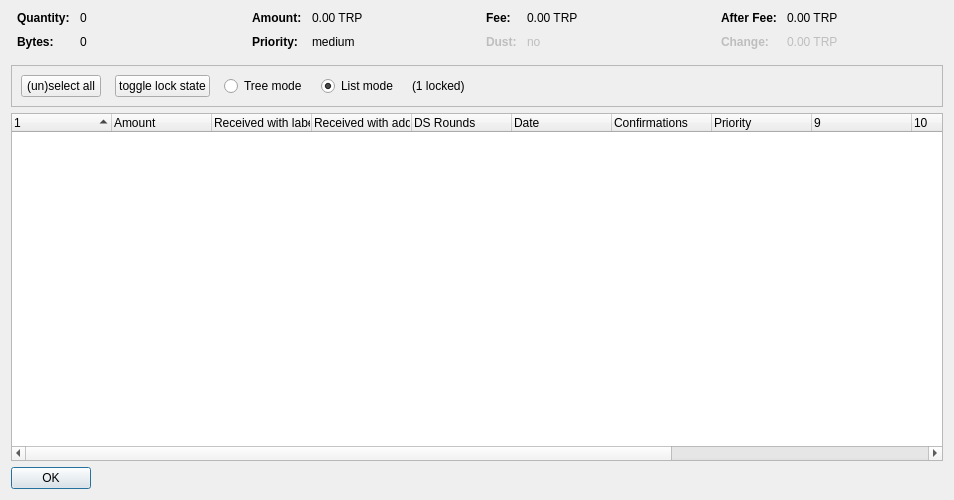
<?xml version="1.0" encoding="UTF-8"?>
<ui version="4.0">
 <class>CoinControlDialog</class>
 <widget class="QDialog" name="CoinControlDialog">
  <property name="geometry">
   <rect>
    <x>0</x>
    <y>0</y>
    <width>954</width>
    <height>500</height>
   </rect>
  </property>
  <property name="windowTitle">
   <string>Coin Selection</string>
  </property>
  <layout class="QVBoxLayout" name="verticalLayout">
   <item>
    <layout class="QHBoxLayout" name="horizontalLayoutTop" stretch="0,0,0,0">
     <property name="topMargin">
      <number>0</number>
     </property>
     <property name="bottomMargin">
      <number>10</number>
     </property>
     <item>
      <layout class="QFormLayout" name="formLayoutCoinControl1">
       <property name="horizontalSpacing">
        <number>10</number>
       </property>
       <property name="verticalSpacing">
        <number>10</number>
       </property>
       <property name="leftMargin">
        <number>6</number>
       </property>
       <property name="rightMargin">
        <number>6</number>
       </property>
       <item row="0" column="0">
        <widget class="QLabel" name="labelCoinControlQuantityText">
         <property name="font">
          <font>
           <weight>75</weight>
           <bold>true</bold>
          </font>
         </property>
         <property name="text">
          <string>Quantity:</string>
         </property>
        </widget>
       </item>
       <item row="0" column="1">
        <widget class="QLabel" name="labelCoinControlQuantity">
         <property name="cursor">
          <cursorShape>IBeamCursor</cursorShape>
         </property>
         <property name="contextMenuPolicy">
          <enum>Qt::ActionsContextMenu</enum>
         </property>
         <property name="text">
          <string notr="true">0</string>
         </property>
         <property name="textInteractionFlags">
          <set>Qt::LinksAccessibleByMouse|Qt::TextSelectableByKeyboard|Qt::TextSelectableByMouse</set>
         </property>
        </widget>
       </item>
       <item row="1" column="0">
        <widget class="QLabel" name="labelCoinControlBytesText">
         <property name="font">
          <font>
           <weight>75</weight>
           <bold>true</bold>
          </font>
         </property>
         <property name="text">
          <string>Bytes:</string>
         </property>
        </widget>
       </item>
       <item row="1" column="1">
        <widget class="QLabel" name="labelCoinControlBytes">
         <property name="cursor">
          <cursorShape>IBeamCursor</cursorShape>
         </property>
         <property name="contextMenuPolicy">
          <enum>Qt::ActionsContextMenu</enum>
         </property>
         <property name="text">
          <string notr="true">0</string>
         </property>
         <property name="textInteractionFlags">
          <set>Qt::LinksAccessibleByMouse|Qt::TextSelectableByKeyboard|Qt::TextSelectableByMouse</set>
         </property>
        </widget>
       </item>
      </layout>
     </item>
     <item>
      <layout class="QFormLayout" name="formLayoutCoinControl2">
       <property name="horizontalSpacing">
        <number>10</number>
       </property>
       <property name="verticalSpacing">
        <number>10</number>
       </property>
       <property name="leftMargin">
        <number>6</number>
       </property>
       <property name="rightMargin">
        <number>6</number>
       </property>
       <item row="0" column="0">
        <widget class="QLabel" name="labelCoinControlAmountText">
         <property name="font">
          <font>
           <weight>75</weight>
           <bold>true</bold>
          </font>
         </property>
         <property name="text">
          <string>Amount:</string>
         </property>
        </widget>
       </item>
       <item row="0" column="1">
        <widget class="QLabel" name="labelCoinControlAmount">
         <property name="cursor">
          <cursorShape>IBeamCursor</cursorShape>
         </property>
         <property name="contextMenuPolicy">
          <enum>Qt::ActionsContextMenu</enum>
         </property>
         <property name="text">
          <string notr="true">0.00 TRP</string>
         </property>
         <property name="textInteractionFlags">
          <set>Qt::LinksAccessibleByMouse|Qt::TextSelectableByKeyboard|Qt::TextSelectableByMouse</set>
         </property>
        </widget>
       </item>
       <item row="1" column="0">
        <widget class="QLabel" name="labelCoinControlPriorityText">
         <property name="font">
          <font>
           <weight>75</weight>
           <bold>true</bold>
          </font>
         </property>
         <property name="text">
          <string>Priority:</string>
         </property>
        </widget>
       </item>
       <item row="1" column="1">
        <widget class="QLabel" name="labelCoinControlPriority">
         <property name="cursor">
          <cursorShape>IBeamCursor</cursorShape>
         </property>
         <property name="contextMenuPolicy">
          <enum>Qt::ActionsContextMenu</enum>
         </property>
         <property name="text">
          <string>medium</string>
         </property>
         <property name="textInteractionFlags">
          <set>Qt::LinksAccessibleByMouse|Qt::TextSelectableByKeyboard|Qt::TextSelectableByMouse</set>
         </property>
        </widget>
       </item>
      </layout>
     </item>
     <item>
      <layout class="QFormLayout" name="formLayoutCoinControl3">
       <property name="horizontalSpacing">
        <number>10</number>
       </property>
       <property name="verticalSpacing">
        <number>10</number>
       </property>
       <property name="leftMargin">
        <number>6</number>
       </property>
       <property name="rightMargin">
        <number>6</number>
       </property>
       <item row="0" column="0">
        <widget class="QLabel" name="labelCoinControlFeeText">
         <property name="font">
          <font>
           <weight>75</weight>
           <bold>true</bold>
          </font>
         </property>
         <property name="text">
          <string>Fee:</string>
         </property>
        </widget>
       </item>
       <item row="0" column="1">
        <widget class="QLabel" name="labelCoinControlFee">
         <property name="cursor">
          <cursorShape>IBeamCursor</cursorShape>
         </property>
         <property name="contextMenuPolicy">
          <enum>Qt::ActionsContextMenu</enum>
         </property>
         <property name="text">
          <string notr="true">0.00 TRP</string>
         </property>
         <property name="textInteractionFlags">
          <set>Qt::LinksAccessibleByMouse|Qt::TextSelectableByKeyboard|Qt::TextSelectableByMouse</set>
         </property>
        </widget>
       </item>
       <item row="1" column="0">
        <widget class="QLabel" name="labelCoinControlLowOutputText">
         <property name="enabled">
          <bool>false</bool>
         </property>
         <property name="font">
          <font>
           <weight>75</weight>
           <bold>true</bold>
          </font>
         </property>
         <property name="text">
          <string>Dust:</string>
         </property>
        </widget>
       </item>
       <item row="1" column="1">
        <widget class="QLabel" name="labelCoinControlLowOutput">
         <property name="enabled">
          <bool>false</bool>
         </property>
         <property name="cursor">
          <cursorShape>IBeamCursor</cursorShape>
         </property>
         <property name="contextMenuPolicy">
          <enum>Qt::ActionsContextMenu</enum>
         </property>
         <property name="text">
          <string>no</string>
         </property>
         <property name="textInteractionFlags">
          <set>Qt::LinksAccessibleByMouse|Qt::TextSelectableByKeyboard|Qt::TextSelectableByMouse</set>
         </property>
        </widget>
       </item>
      </layout>
     </item>
     <item>
      <layout class="QFormLayout" name="formLayoutCoinControl4">
       <property name="horizontalSpacing">
        <number>10</number>
       </property>
       <property name="verticalSpacing">
        <number>10</number>
       </property>
       <property name="leftMargin">
        <number>6</number>
       </property>
       <property name="rightMargin">
        <number>6</number>
       </property>
       <item row="0" column="0">
        <widget class="QLabel" name="labelCoinControlAfterFeeText">
         <property name="font">
          <font>
           <weight>75</weight>
           <bold>true</bold>
          </font>
         </property>
         <property name="text">
          <string>After Fee:</string>
         </property>
        </widget>
       </item>
       <item row="0" column="1">
        <widget class="QLabel" name="labelCoinControlAfterFee">
         <property name="cursor">
          <cursorShape>IBeamCursor</cursorShape>
         </property>
         <property name="contextMenuPolicy">
          <enum>Qt::ActionsContextMenu</enum>
         </property>
         <property name="text">
          <string notr="true">0.00 TRP</string>
         </property>
         <property name="textInteractionFlags">
          <set>Qt::LinksAccessibleByMouse|Qt::TextSelectableByKeyboard|Qt::TextSelectableByMouse</set>
         </property>
        </widget>
       </item>
       <item row="1" column="0">
        <widget class="QLabel" name="labelCoinControlChangeText">
         <property name="enabled">
          <bool>false</bool>
         </property>
         <property name="font">
          <font>
           <weight>75</weight>
           <bold>true</bold>
          </font>
         </property>
         <property name="text">
          <string>Change:</string>
         </property>
        </widget>
       </item>
       <item row="1" column="1">
        <widget class="QLabel" name="labelCoinControlChange">
         <property name="enabled">
          <bool>false</bool>
         </property>
         <property name="cursor">
          <cursorShape>IBeamCursor</cursorShape>
         </property>
         <property name="contextMenuPolicy">
          <enum>Qt::ActionsContextMenu</enum>
         </property>
         <property name="text">
          <string notr="true">0.00 TRP</string>
         </property>
         <property name="textInteractionFlags">
          <set>Qt::LinksAccessibleByMouse|Qt::TextSelectableByKeyboard|Qt::TextSelectableByMouse</set>
         </property>
        </widget>
       </item>
      </layout>
     </item>
    </layout>
   </item>
   <item>
    <widget class="QFrame" name="frame">
     <property name="minimumSize">
      <size>
       <width>0</width>
       <height>40</height>
      </size>
     </property>
     <property name="frameShape">
      <enum>QFrame::StyledPanel</enum>
     </property>
     <property name="frameShadow">
      <enum>QFrame::Sunken</enum>
     </property>
     <layout class="QHBoxLayout" name="horizontalLayout">
      <item>
       <layout class="QHBoxLayout" name="horizontalLayoutPanel" stretch="0,0,0,0,0,0">
        <property name="spacing">
         <number>14</number>
        </property>
        <item>
         <widget class="QPushButton" name="pushButtonSelectAll">
          <property name="sizePolicy">
           <sizepolicy hsizetype="Maximum" vsizetype="Fixed">
            <horstretch>0</horstretch>
            <verstretch>0</verstretch>
           </sizepolicy>
          </property>
          <property name="text">
           <string>(un)select all</string>
          </property>
          <property name="autoDefault">
           <bool>false</bool>
          </property>
         </widget>
        </item>
        <item>
         <widget class="QPushButton" name="pushButtonToggleLock">
          <property name="sizePolicy">
           <sizepolicy hsizetype="Maximum" vsizetype="Fixed">
            <horstretch>0</horstretch>
            <verstretch>0</verstretch>
           </sizepolicy>
          </property>
          <property name="text">
           <string>toggle lock state</string>
          </property>
          <property name="autoDefault">
           <bool>false</bool>
          </property>
         </widget>
        </item>
        <item>
         <widget class="QRadioButton" name="radioTreeMode">
          <property name="sizePolicy">
           <sizepolicy hsizetype="Maximum" vsizetype="Fixed">
            <horstretch>0</horstretch>
            <verstretch>0</verstretch>
           </sizepolicy>
          </property>
          <property name="text">
           <string>Tree mode</string>
          </property>
         </widget>
        </item>
        <item>
         <widget class="QRadioButton" name="radioListMode">
          <property name="sizePolicy">
           <sizepolicy hsizetype="Maximum" vsizetype="Fixed">
            <horstretch>0</horstretch>
            <verstretch>0</verstretch>
           </sizepolicy>
          </property>
          <property name="text">
           <string>List mode</string>
          </property>
          <property name="checked">
           <bool>true</bool>
          </property>
         </widget>
        </item>
        <item>
         <widget class="QLabel" name="labelLocked">
          <property name="text">
           <string>(1 locked)</string>
          </property>
         </widget>
        </item>
        <item>
         <spacer name="horizontalSpacer">
          <property name="orientation">
           <enum>Qt::Horizontal</enum>
          </property>
          <property name="sizeHint" stdset="0">
           <size>
            <width>40</width>
            <height>20</height>
           </size>
          </property>
         </spacer>
        </item>
       </layout>
      </item>
     </layout>
    </widget>
   </item>
   <item>
    <widget class="CoinControlTreeWidget" name="treeWidget">
     <property name="contextMenuPolicy">
      <enum>Qt::CustomContextMenu</enum>
     </property>
     <property name="sortingEnabled">
      <bool>false</bool>
     </property>
     <property name="columnCount">
      <number>13</number>
     </property>
     <attribute name="headerShowSortIndicator" stdset="0">
      <bool>true</bool>
     </attribute>
     <attribute name="headerStretchLastSection">
      <bool>false</bool>
     </attribute>
     <column>
      <property name="text">
       <string/>
      </property>
     </column>
     <column>
      <property name="text">
       <string>Amount</string>
      </property>
     </column>
     <column>
      <property name="text">
       <string>Received with label</string>
      </property>
     </column>
     <column>
      <property name="text">
       <string>Received with address</string>
      </property>
     </column>
     <column>
      <property name="text">
       <string>DS Rounds</string>
      </property>
     </column>
     <column>
      <property name="text">
       <string>Date</string>
      </property>
     </column>
     <column>
      <property name="text">
       <string>Confirmations</string>
      </property>
      <property name="toolTip">
       <string>Confirmed</string>
      </property>
     </column>
     <column>
      <property name="text">
       <string>Priority</string>
      </property>
     </column>
     <column>
      <property name="text">
       <string/>
      </property>
     </column>
     <column>
      <property name="text">
       <string/>
      </property>
     </column>
     <column>
      <property name="text">
       <string/>
      </property>
     </column>
     <column>
      <property name="text">
       <string/>
      </property>
     </column>
     <column>
      <property name="text">
       <string/>
      </property>
     </column>
    </widget>
   </item>
   <item>
    <widget class="QDialogButtonBox" name="buttonBox">
     <property name="sizePolicy">
      <sizepolicy hsizetype="Maximum" vsizetype="Fixed">
       <horstretch>0</horstretch>
       <verstretch>0</verstretch>
      </sizepolicy>
     </property>
     <property name="orientation">
      <enum>Qt::Horizontal</enum>
     </property>
     <property name="standardButtons">
      <set>QDialogButtonBox::Ok</set>
     </property>
    </widget>
   </item>
  </layout>
 </widget>
 <customwidgets>
  <customwidget>
   <class>CoinControlTreeWidget</class>
   <extends>QTreeWidget</extends>
   <header>coincontroltreewidget.h</header>
  </customwidget>
 </customwidgets>
 <resources/>
 <connections/>
</ui>
